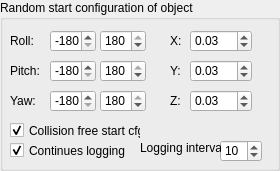
        <widget class="QGroupBox" name="groupBox_5" >
         <property name="minimumSize" >
          <size>
           <width>280</width>
           <height>170</height>
          </size>
         </property>
         <property name="title" >
          <string>Random start configuration of object</string>
         </property>
         <widget class="QLabel" name="label_5" >
          <property name="geometry" >
           <rect>
            <x>10</x>
            <y>30</y>
            <width>31</width>
            <height>21</height>
           </rect>
          </property>
          <property name="text" >
           <string>Roll:</string>
          </property>
         </widget>
         <widget class="QSpinBox" name="_lowRollSpin" >
          <property name="geometry" >
           <rect>
            <x>50</x>
            <y>30</y>
            <width>46</width>
            <height>22</height>
           </rect>
          </property>
          <property name="minimum" >
           <number>-180</number>
          </property>
          <property name="maximum" >
           <number>180</number>
          </property>
          <property name="value" >
           <number>-180</number>
          </property>
         </widget>
         <widget class="QSpinBox" name="_highRollSpin" >
          <property name="geometry" >
           <rect>
            <x>100</x>
            <y>30</y>
            <width>46</width>
            <height>22</height>
           </rect>
          </property>
          <property name="minimum" >
           <number>-180</number>
          </property>
          <property name="maximum" >
           <number>180</number>
          </property>
          <property name="value" >
           <number>180</number>
          </property>
         </widget>
         <widget class="QSpinBox" name="_highPitchSpin" >
          <property name="geometry" >
           <rect>
            <x>100</x>
            <y>60</y>
            <width>46</width>
            <height>22</height>
           </rect>
          </property>
          <property name="minimum" >
           <number>-180</number>
          </property>
          <property name="maximum" >
           <number>180</number>
          </property>
          <property name="value" >
           <number>180</number>
          </property>
         </widget>
         <widget class="QSpinBox" name="_lowPitchSpin" >
          <property name="geometry" >
           <rect>
            <x>50</x>
            <y>60</y>
            <width>46</width>
            <height>22</height>
           </rect>
          </property>
          <property name="minimum" >
           <number>-180</number>
          </property>
          <property name="maximum" >
           <number>180</number>
          </property>
          <property name="value" >
           <number>-180</number>
          </property>
         </widget>
         <widget class="QSpinBox" name="_lowYawSpin" >
          <property name="geometry" >
           <rect>
            <x>50</x>
            <y>90</y>
            <width>46</width>
            <height>22</height>
           </rect>
          </property>
          <property name="minimum" >
           <number>-180</number>
          </property>
          <property name="maximum" >
           <number>180</number>
          </property>
          <property name="value" >
           <number>-180</number>
          </property>
         </widget>
         <widget class="QSpinBox" name="_highYawSpin" >
          <property name="geometry" >
           <rect>
            <x>100</x>
            <y>90</y>
            <width>46</width>
            <height>22</height>
           </rect>
          </property>
          <property name="minimum" >
           <number>-180</number>
          </property>
          <property name="maximum" >
           <number>180</number>
          </property>
          <property name="value" >
           <number>180</number>
          </property>
         </widget>
         <widget class="QLabel" name="label_6" >
          <property name="geometry" >
           <rect>
            <x>10</x>
            <y>60</y>
            <width>46</width>
            <height>21</height>
           </rect>
          </property>
          <property name="text" >
           <string>Pitch:</string>
          </property>
         </widget>
         <widget class="QLabel" name="label_7" >
          <property name="geometry" >
           <rect>
            <x>10</x>
            <y>90</y>
            <width>46</width>
            <height>21</height>
           </rect>
          </property>
          <property name="text" >
           <string>Yaw:</string>
          </property>
         </widget>
         <widget class="QLabel" name="label_8" >
          <property name="geometry" >
           <rect>
            <x>170</x>
            <y>30</y>
            <width>16</width>
            <height>21</height>
           </rect>
          </property>
          <property name="text" >
           <string>X:</string>
          </property>
         </widget>
         <widget class="QLabel" name="label_9" >
          <property name="geometry" >
           <rect>
            <x>170</x>
            <y>60</y>
            <width>16</width>
            <height>21</height>
           </rect>
          </property>
          <property name="text" >
           <string>Y:</string>
          </property>
         </widget>
         <widget class="QLabel" name="label_10" >
          <property name="geometry" >
           <rect>
            <x>170</x>
            <y>90</y>
            <width>16</width>
            <height>21</height>
           </rect>
          </property>
          <property name="text" >
           <string>Z:</string>
          </property>
         </widget>
         <widget class="QDoubleSpinBox" name="_xSpinBox" >
          <property name="geometry" >
           <rect>
            <x>190</x>
            <y>30</y>
            <width>62</width>
            <height>22</height>
           </rect>
          </property>
          <property name="minimum" >
           <double>0.000000000000000</double>
          </property>
          <property name="value" >
           <double>0.030000000000000</double>
          </property>
         </widget>
         <widget class="QDoubleSpinBox" name="_ySpinBox" >
          <property name="geometry" >
           <rect>
            <x>190</x>
            <y>60</y>
            <width>62</width>
            <height>22</height>
           </rect>
          </property>
          <property name="value" >
           <double>0.030000000000000</double>
          </property>
         </widget>
         <widget class="QDoubleSpinBox" name="_zSpinBox" >
          <property name="geometry" >
           <rect>
            <x>190</x>
            <y>90</y>
            <width>62</width>
            <height>22</height>
           </rect>
          </property>
          <property name="value" >
           <double>0.030000000000000</double>
          </property>
         </widget>
         <widget class="QCheckBox" name="_colFreeStart" >
          <property name="geometry" >
           <rect>
            <x>10</x>
            <y>120</y>
            <width>131</width>
            <height>21</height>
           </rect>
          </property>
          <property name="text" >
           <string>Collision free start cfg.</string>
          </property>
          <property name="checked" >
           <bool>true</bool>
          </property>
         </widget>
         <widget class="QCheckBox" name="_continuesLogging" >
          <property name="enabled" >
           <bool>true</bool>
          </property>
          <property name="geometry" >
           <rect>
            <x>10</x>
            <y>140</y>
            <width>141</width>
            <height>21</height>
           </rect>
          </property>
          <property name="text" >
           <string>Continues logging</string>
          </property>
          <property name="checked" >
           <bool>true</bool>
          </property>
         </widget>
         <widget class="QSpinBox" name="_logIntervalSpin" >
          <property name="geometry" >
           <rect>
            <x>220</x>
            <y>140</y>
            <width>42</width>
            <height>22</height>
           </rect>
          </property>
          <property name="minimum" >
           <number>1</number>
          </property>
          <property name="maximum" >
           <number>1000</number>
          </property>
          <property name="value" >
           <number>10</number>
          </property>
         </widget>
         <widget class="QLabel" name="label_27" >
          <property name="geometry" >
           <rect>
            <x>140</x>
            <y>140</y>
            <width>81</width>
            <height>16</height>
           </rect>
          </property>
          <property name="text" >
           <string>Logging interval</string>
          </property>
         </widget>
        </widget>
